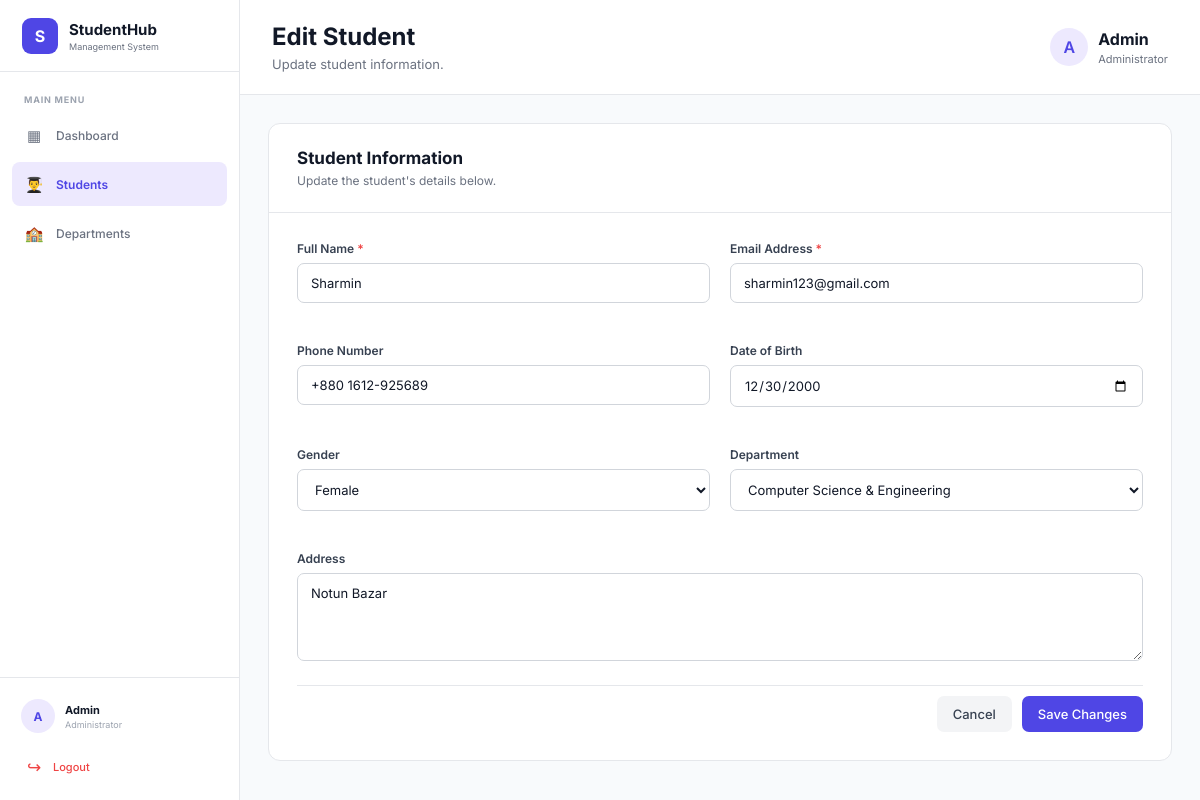
Screenshot of /students/edit.php?id=2 (signed in) with the database file from the repository.
### tables this page shows
CREATE TABLE `students` (
  `id` int(11) NOT NULL,
  `name` varchar(100) NOT NULL,
  `email` varchar(100) NOT NULL,
  `phone` varchar(30) DEFAULT NULL,
  `dob` date DEFAULT NULL,
  `gender` enum('Male','Female','Other') DEFAULT NULL,
  `department_id` int(11) DEFAULT NULL,
  `address` text DEFAULT NULL,
  `created_at` timestamp NOT NULL DEFAULT current_timestamp()
);

CREATE TABLE `departments` (
  `id` int(11) NOT NULL,
  `name` varchar(100) NOT NULL,
  `created_at` timestamp NOT NULL DEFAULT current_timestamp()
);

### students/edit.php (the view, shortened to what this page needs)
<?php
require_once "../config/db.php";
$id = isset($_GET['id']) ? (int) $_GET['id'] : 0;
$stmt = $conn->prepare("
    SELECT *
    FROM students
    WHERE id = ?
");
$stmt->bind_param("i", $id);
$stmt->execute();
$result = $stmt->get_result();
$student = $result->fetch_assoc();
$departments = $conn->query("
    SELECT *
    FROM departments
    ORDER BY name ASC
");
?>
<?php include "../includes/header.php"; ?>
<?php include "../includes/sidebar.php"; ?>
<main class="main-content">
    <header class="topbar">
        <div>
            <h1>Edit Student</h1>
            <p>
                Update student information.
            </p>
        </div>
        <div class="profile">
            <div class="avatar">
                A
            </div>
            <div>
                <strong>Admin</strong>
                <span>Administrator</span>
            </div>
        </div>
    </header>
    <section class="dashboard-content">
        <div class="form-card">
            <div class="form-header">
                <div>
                    <h2>Student Information</h2>
                    <p>
                        Update the student's details below.
                    </p>
                </div>
            </div>
            <form
                method="POST"
                class="student-form"
            >
                <div class="form-grid">
                    <div class="form-group">
                        <label>
                            Full Name
                            <span>*</span>
                        </label>
                        <input
                            type="text"
                            name="name"
                            value="<?php echo htmlspecialchars($student['name']); ?>"
                            required
                        >
                    </div>
                    <div class="form-group">
                        <label>
                            Email Address
                            <span>*</span>
                        </label>
                        <input
                            type="email"
                            name="email"
                            value="<?php echo htmlspecialchars($student['email']); ?>"
                            required
                        >
                    </div>
                    <div class="form-group">
                        <label>
                            Phone Number
                        </label>
                        <input
                            type="text"
                            name="phone"
                            value="<?php echo htmlspecialchars($student['phone'] ?? ''); ?>"
                        >
                    </div>
                    <div class="form-group">
                        <label>
                            Date of Birth
                        </label>
                        <input
                            type="date"
                            name="dob"
                            value="<?php echo htmlspecialchars($student['dob'] ?? ''); ?>"
                        >
                    </div>
                    <div class="form-group">
                        <label>
                            Gender
                        </label>
                        <select name="gender">
                            <option
                                value="Female"
                                <?php echo ($student['gender'] === 'Female') ? 'selected' : ''; ?>
                            >
                                Female
                            </option>
                        </select>
                    </div>
                    <div class="form-group">
                        <label>
                            Department
                        </label>
                        <select name="department_id">
                            <?php while ($department = $departments->fetch_assoc()): ?>
                                <option
                                    value="<?php echo $department['id']; ?>"
                                    <?php
                                    echo (
                                        $student['department_id']
                                        == $department['id']
                                    )
                                    ? 'selected'
                                    : '';
                                    ?>
                                >
                                    <?php
                                    echo htmlspecialchars(
                                        $department['name']
                                    );
                                    ?>
                                </option>
                            <?php endwhile; ?>
                        </select>
                    </div>
                </div>
                <div class="form-group">
                    <label>
                        Address
                    </label>
                    <textarea
                        name="address"
                        rows="4"
                    ><?php echo htmlspecialchars($student['address'] ?? ''); ?></textarea>
                </div>
                <div class="form-actions">
                    <a
                        href="index.php"
                        class="btn btn-secondary"
                    >
                        Cancel
                    </a>
                    <button
                        type="submit"
                        class="btn btn-primary"
                    >
                        Save Changes
                    </button>
                </div>
            </form>
        </div>
    </section>
</main>
<?php include "../includes/footer.php"; ?>

### assets/css/style.css (style rules this page uses)
* { margin: 0; padding: 0; box-sizing: border-box; }
:root { --primary: #4f46e5; --primary-dark: #4338ca; --bg: #f8fafc; --sidebar: #111827; --text: #111827; --muted: #6b7280; --border: #e5e7eb; --white: #ffffff; --danger: #ef4444; --success: #10b981; }
body { font-family: 'Inter', sans-serif; background: var(--bg); color: var(--text); }
a { text-decoration: none; color: inherit; }
button, input, select, textarea { font-family: inherit; }
.main-content { margin-left: (100% - 240px); min-height: 100vh; box-sizing: border-box; }
.topbar { background: white; border-bottom: 1px solid var(--border); padding: 22px 32px; display: flex; align-items: center; justify-content: space-between; }
.topbar h1 { font-size: 24px; margin-bottom: 5px; }
.topbar p { color: var(--muted); font-size: 13px; }
.profile { display: flex; align-items: center; gap: 10px; }
.profile span { display: block; color: var(--muted); font-size: 11px; margin-top: 3px; }
.avatar { width: 38px; height: 38px; background: #ede9fe; color: var(--primary); border-radius: 50%; display: flex; align-items: center; justify-content: center; font-weight: 600; }
.dashboard-content { padding: 30px; }
.btn { display: inline-flex; align-items: center; justify-content: center; padding: 10px 16px; border-radius: 7px; font-size: 13px; font-weight: 500; border: none; cursor: pointer; }
.btn-primary { background: var(--primary); color: white; }
.form-card { background: white; border: 1px solid var(--border); border-radius: 12px; max-width: 950px; margin: 0 auto; overflow: hidden; }
.form-header { padding: 24px 28px; border-bottom: 1px solid var(--border); }
.form-header h2 { font-size: 17px; }
.form-header p { margin-top: 5px; font-size: 12px; color: var(--muted); }
.student-form { padding: 28px; }
.form-grid { display: grid; grid-template-columns: repeat(2, 1fr); gap: 20px; margin-bottom: 20px; }
.form-group { margin-bottom: 20px; }
.form-group label { display: block; font-size: 12px; font-weight: 600; color: #374151; margin-bottom: 7px; }
.form-group label span { color: var(--danger); }
.form-group input, .form-group select, .form-group textarea { width: 100%; border: 1px solid #d1d5db; border-radius: 7px; padding: 11px 13px; font-size: 13px; color: #111827; outline: none; background: white; transition: 0.2s; }
.form-group textarea { resize: vertical; }
.form-actions { display: flex; justify-content: flex-end; gap: 10px; padding-top: 10px; border-top: 1px solid var(--border); }
.btn-secondary { background: #f3f4f6; color: #374151; }
.main-content { margin-left: 240px; width: calc(100% - 240px); min-height: 100vh; box-sizing: border-box; }
.topbar { width: 100%; box-sizing: border-box; }
.dashboard-content { width: 100%; max-width: none; padding: 28px; box-sizing: border-box; }

### rows the page displays
students: name "Sharmin", email "sharmin123@gmail.com", phone "+880 1612-925689", dob "12/30/2000", gender "Female", department_id "Computer Science & Engineering", address "Notun Bazar"

### other values shown
$admin_initial "A"
$admin_name "Admin"
